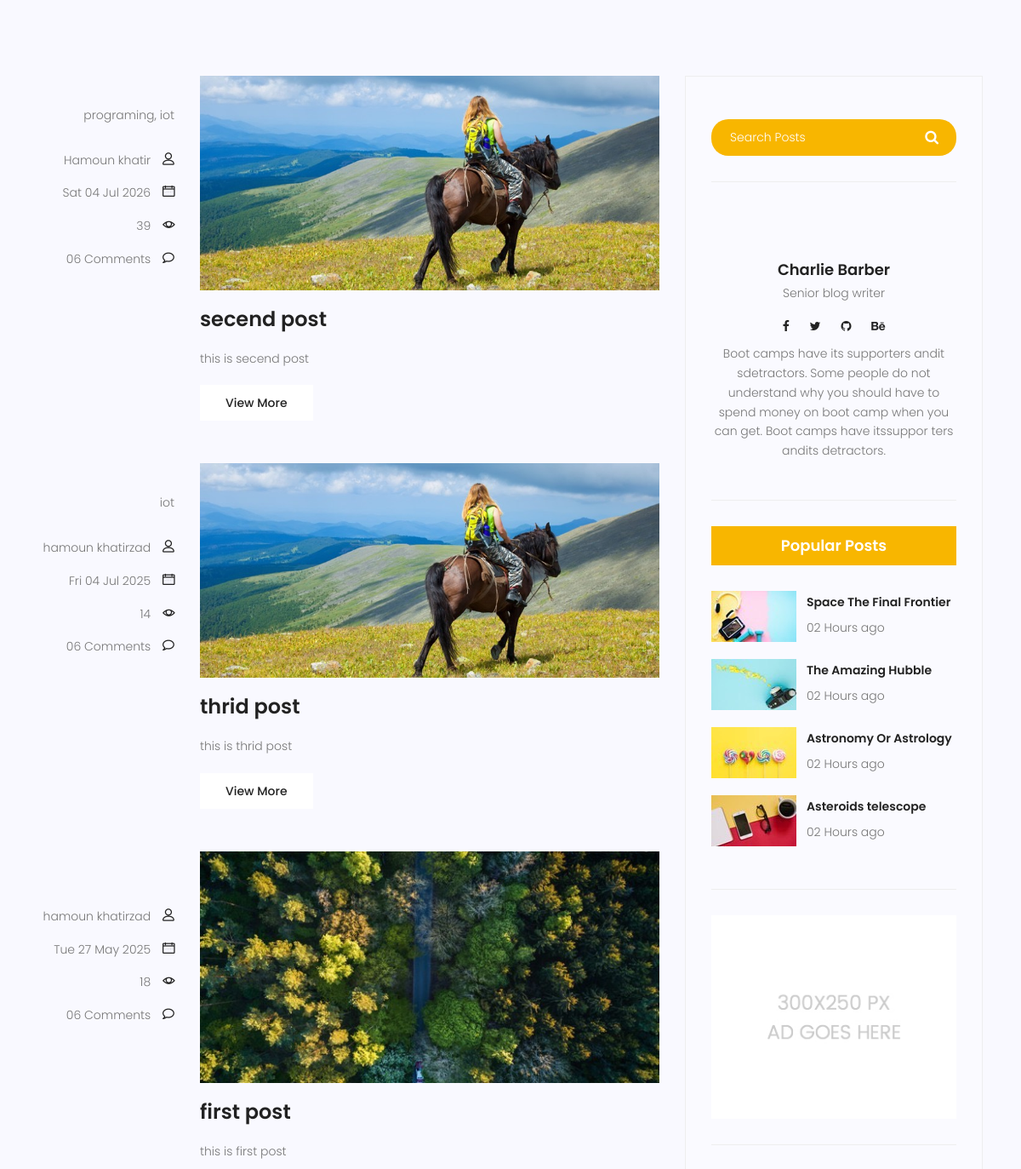
/blog/ (middle part), run on an earlier commit of the app's database.
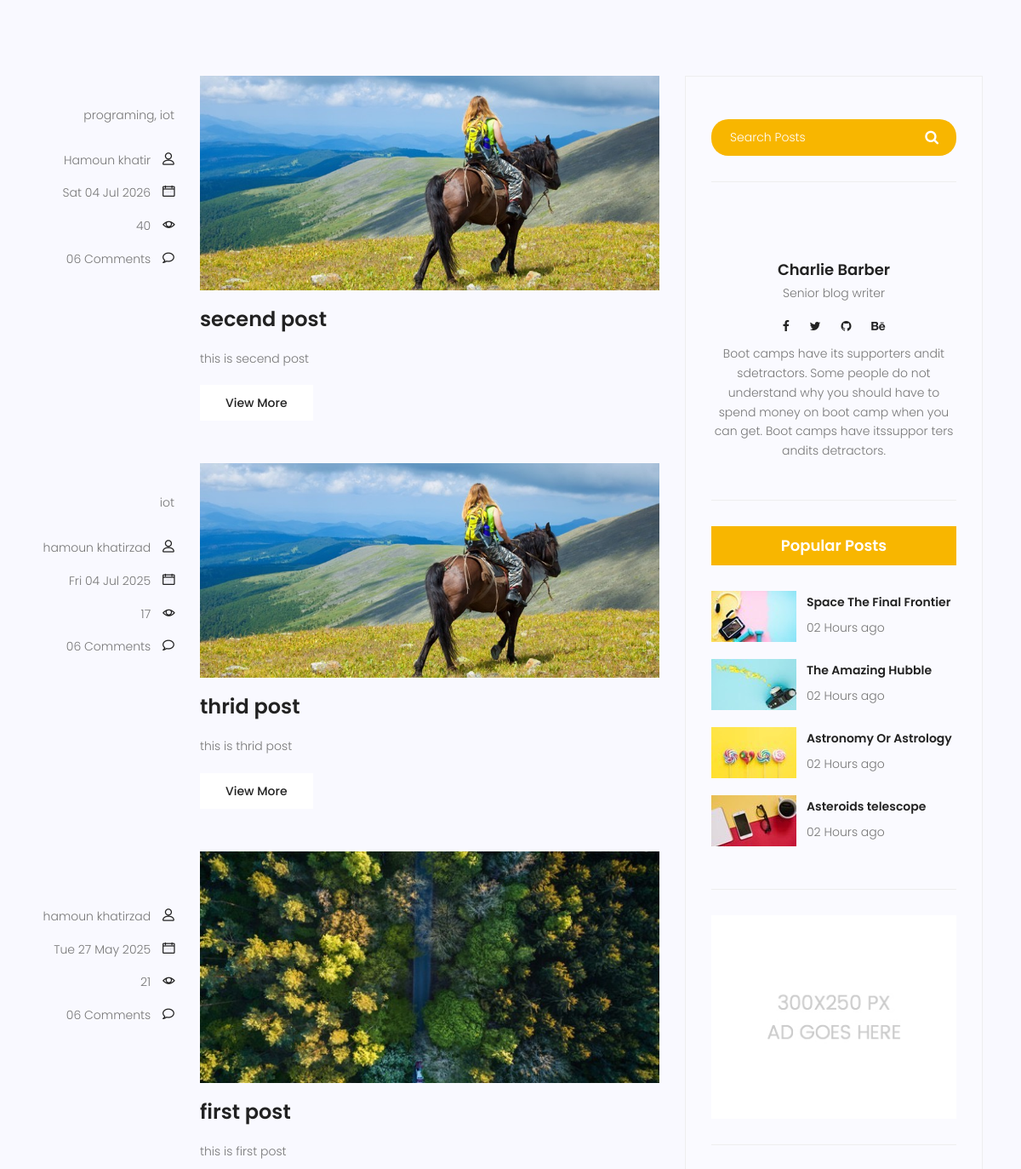
And on a later commit of the database.
### blog/models.py (models this page shows, shortened)
class post(models.Model):
    image =models.ImageField(upload_to='blog/',default='blog/default.jpg')
    author = models.ForeignKey(User, on_delete=models.SET_NULL,null=True)
    title=models.CharField(max_length=255)
    content=models.TextField()
    category =models.ManyToManyField(Category)
    counted_views = models.IntegerField(default=0)
    status = models.BooleanField(default=False)
    published_date = models.DateTimeField(null=True)
    created_date = models.DateTimeField(auto_now_add=True)
    updated_date = models.DateTimeField(auto_now=True)
    class Meta:
        ordering=['-created_date']

class Category(models.Model):
    name=models.CharField(max_length=255)
    def __str__(self):
        return self.name

### blog/views.py (the view)
# urls.py: path('',blog_home,name='index'),
def blog_home(request):
    posts = post.objects.filter(published_date__lte=now,status=True).order_by('-published_date')
    contexts={'posts':posts}
    return render(request,'blog/blog-home.html',contexts)

### templates/blog/blog-home.html (shortened to what the changed rows need)
{%extends 'base.html'%}
{%load static%}
{%block content%}
<section class="post-content-area">
	<div class="container">
		<div class="row">
			<div class="col-lg-8 posts-list">
				{%for post in posts%}
				<div class="single-post row">
					<div class="col-lg-3  col-md-3 meta-details">
						<ul class="tags">
							{{post.category.all|join:", "}}
						</ul>
						<div class="user-details row">
							<p class="user-name col-lg-12 col-md-12 col-6"><a href="#">{{post.author.get_full_name}}</a> <span
									class="lnr lnr-user"></span></p>
							<p class="date col-lg-12 col-md-12 col-6"><a href="#">{{post.published_date|date:"D d M Y"}}</a> <span
									class="lnr lnr-calendar-full"></span></p>
							<p class="view col-lg-12 col-md-12 col-6"><a href="#">{{post.counted_views}}</a> <span
									class="lnr lnr-eye"></span></p>
							<p class="comments col-lg-12 col-md-12 col-6"><a href="#">06 Comments</a> <span
									class="lnr lnr-bubble"></span></p>
						</div>
					</div>
					<div class="col-lg-9 col-md-9 ">
						<div class="feature-img">
							<img class="img-fluid" src="{{post.image.url}}" alt="">
						</div>
						<a class="posts-title" href="{% url 'blog:single' pid=post.id%}">
							<h3>{{post.title}}</h3>
						</a>
						<p class="excert">
							{{post.content}}
						</p>
						<a href="/blog/{{post.id}}" class="primary-btn">View More</a>
					</div>
				</div>
				{%endfor%}
			</div>
		</div>
	</div>
</section>
</body>
</html>
{%endblock%}

What changed in the data, as far as the page shows it:
changed post "secend post": counted_views "39" → "40"
changed post "thrid post": counted_views "14" → "17"
changed post "first post": counted_views "18" → "21"
